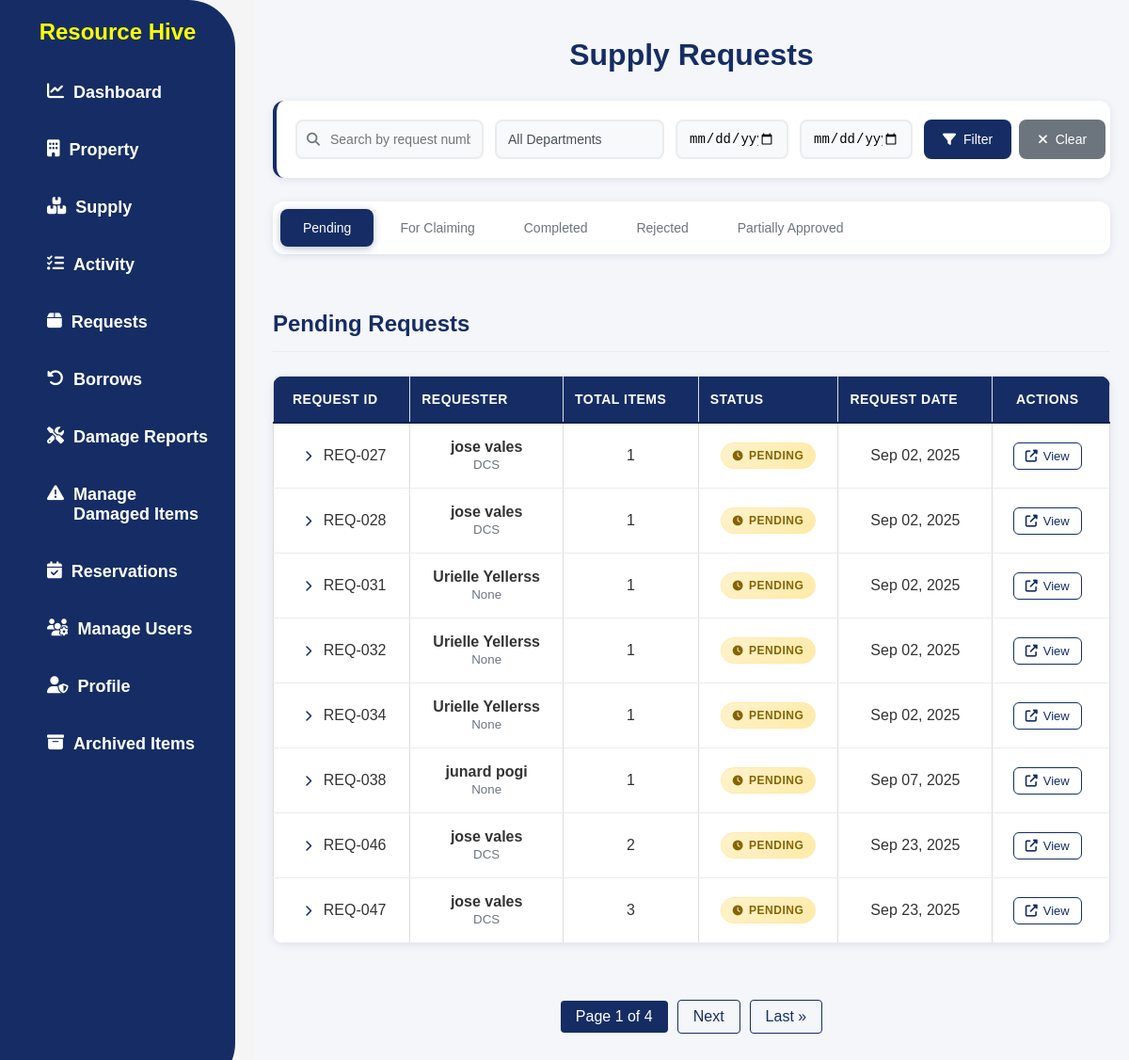
Screenshot of /my-supply-requests/ (signed in) with the database file from the repository.
### app/models.py (models this page shows, shortened)
class SupplyRequestBatch(models.Model):
    STATUS_CHOICES = [
        ('pending', 'Pending'),
        ('approved', 'Approved'),
        ('rejected', 'Rejected'),
        ('partially_approved', 'Partially Approved'),
        ('for_claiming', 'For Claiming'),
        ('completed', 'Completed'),
    ]
    user = models.ForeignKey(User, on_delete=models.CASCADE)
    request_date = models.DateTimeField(auto_now_add=True)
    purpose = models.TextField()
    status = models.CharField(max_length=20, choices=STATUS_CHOICES, default='pending')
    approved_date = models.DateTimeField(null=True, blank=True)
    claimed_date = models.DateTimeField(null=True, blank=True)
    completed_date = models.DateTimeField(null=True, blank=True)
    claimed_by = models.ForeignKey(User, on_delete=models.SET_NULL, null=True, blank=True, related_name='claimed_requests')
    remarks = models.TextField(blank=True, null=True)
    class Meta:
        ordering = ['-request_date']
    @property
    def total_items(self):
        return self.items.count()

class UserProfile(models.Model):
    user = models.OneToOneField(User, on_delete=models.CASCADE)
    ROLE_CHOICES = [
        ('ADMIN', 'ADMIN'),
        ('USER', 'USER'),
    ]
    role = models.CharField(max_length=20, choices=ROLE_CHOICES)
    department = models.ForeignKey(Department, on_delete=models.SET_NULL, null=True, blank=True)
    phone = models.CharField(max_length=20, blank=True, null=True)

class Department(models.Model):
    name = models.CharField(max_length=100, unique=True)
    def __str__(self):
        return self.name

### app/views.py (the view, shortened to what this page needs)
# urls.py: path('my-supply-requests/', UserSupplyRequestListView.as_view(), name='user_supply_requests'),
class UserSupplyRequestListView(PermissionRequiredMixin, ListView):
    model = SupplyRequestBatch
    template_name = 'app/requests.html'
    permission_required = 'app.view_admin_module'
    context_object_name = 'batch_requests'
    paginate_by = 8  # Optimized for table layout - shows 8 requests per page for better UX
    def get_queryset(self):
        return SupplyRequestBatch.objects.select_related('user', 'user__userprofile', 'user__userprofile__department').prefetch_related('items__supply').order_by('request_date')
    def get_context_data(self, **kwargs):
        context = super().get_context_data(**kwargs)
        current_tab = self.request.GET.get('tab', 'pending')
        search_query = self.request.GET.get('search', '').strip()
        department_filter = self.request.GET.get('department', '')
        date_from = self.request.GET.get('date_from', '')
        date_to = self.request.GET.get('date_to', '')
        base_queryset = SupplyRequestBatch.objects.select_related('user', 'user__userprofile', 'user__userprofile__department').prefetch_related('items__supply').order_by('request_date')
        if department_filter:
            base_queryset = base_queryset.filter(user__userprofile__department__id=department_filter)
        from django.core.paginator import Paginator
        pending_requests = base_queryset.filter(status='pending')
        approved_requests = base_queryset.filter(status='approved')
        rejected_requests = base_queryset.filter(status='rejected')
        partially_approved_requests = base_queryset.filter(status='partially_approved')
        for_claiming_requests = base_queryset.filter(status='for_claiming')
        completed_requests = base_queryset.filter(status='completed').order_by('-completed_date')
        pending_paginator = Paginator(pending_requests, self.paginate_by)
        approved_paginator = Paginator(approved_requests, self.paginate_by)
        rejected_paginator = Paginator(rejected_requests, self.paginate_by)
        partially_approved_paginator = Paginator(partially_approved_requests, self.paginate_by)
        for_claiming_paginator = Paginator(for_claiming_requests, self.paginate_by)
        completed_paginator = Paginator(completed_requests, self.paginate_by)
        pending_page = self.request.GET.get('pending_page', 1)
        approved_page = self.request.GET.get('approved_page', 1)
        rejected_page = self.request.GET.get('rejected_page', 1)
        partially_approved_page = self.request.GET.get('partially_approved_page', 1)
        for_claiming_page = self.request.GET.get('for_claiming_page', 1)
        completed_page = self.request.GET.get('completed_page', 1)
        context['pending_batch_requests'] = pending_paginator.get_page(pending_page)
        context['approved_batch_requests'] = approved_paginator.get_page(approved_page)
        context['rejected_batch_requests'] = rejected_paginator.get_page(rejected_page)
        context['partially_approved_batch_requests'] = partially_approved_paginator.get_page(partially_approved_page)
        context['for_claiming_batch_requests'] = for_claiming_paginator.get_page(for_claiming_page)
        context['completed_batch_requests'] = completed_paginator.get_page(completed_page)
        context['current_tab'] = current_tab
        context['search_query'] = search_query
        context['department_filter'] = department_filter
        context['date_from'] = date_from
        context['date_to'] = date_to
        url_params = []
        if search_query:
            url_params.append(f'search={search_query}')
        if department_filter:
            url_params.append(f'department={department_filter}')
        if date_from:
            url_params.append(f'date_from={date_from}')
        if date_to:
            url_params.append(f'date_to={date_to}')
        base_url_params = '&'.join(url_params)
        context['url_params'] = '&' + base_url_params if base_url_params else ''
        from .models import Department
        context['departments'] = Department.objects.all().order_by('name')
        return context

### app/templates/app/requests.html (shortened to what this page needs)
{% load static %}
<!DOCTYPE html>
<html lang="en">
<head>
  <link rel="stylesheet" href="{% static 'css/style.css' %}" />
  <link rel="stylesheet" href="https://cdnjs.cloudflare.com/ajax/libs/font-awesome/6.4.2/css/all.min.css" />
</head>
<body>
  {% include 'app/navbar.html' %}
  <div class="requests-container">
    <h1 class="requests-title">Supply Requests</h1>
    <main class="requests-content">
      <div class="search-filter-container">
        <form method="GET" class="search-filter-form" id="filterForm">
          <div class="search-row">
            <div class="search-input-group">
              <i class="fas fa-search search-icon"></i>
              <input type="text"
                     name="search"
                     placeholder="Search by request number..."
                     value="{{ search_query }}"
                     class="search-input"
                     autocomplete="off">
            </div>
            <div class="filter-group">
              <div class="searchable-select-container">
                <input type="text" id="department-search" class="filter-search-input"
                       placeholder="Search departments..." autocomplete="off">
              </div>
            </div>
            <div class="filter-group">
              <input type="date"
                     name="date_from"
                     value="{{ date_from }}"
                     class="date-input"
                     placeholder="From Date">
            </div>
            <div class="filter-group">
              <input type="date"
                     name="date_to"
                     value="{{ date_to }}"
                     class="date-input"
                     placeholder="To Date">
            </div>
            <div class="filter-buttons">
              <button type="submit" class="btn-filter">
                <i class="fas fa-filter"></i> Filter
              </button>
              <a href="{% url 'user_supply_requests' %}" class="btn-clear">
                <i class="fas fa-times"></i> Clear
              </a>
            </div>
          </div>
        </form>
      </div>
      <div class="filter-tabs">
        <button class="tab-button active" data-tab="pending">Pending</button>
        <button class="tab-button" data-tab="for_claiming">For Claiming</button>
        <button class="tab-button" data-tab="completed">Completed</button>
        <button class="tab-button" data-tab="rejected">Rejected</button>
        <button class="tab-button" data-tab="partial">Partially Approved</button>
      </div>
      <div id="pending" class="tab-content active">
        <div style="display: flex; justify-content: space-between; align-items: center; margin-bottom: 25px; padding: 15px 0; border-bottom: 1px solid #e9ecef;">
          <h3 style="margin-bottom: 0; border-bottom: none; padding-bottom: 0;">Pending Requests</h3>
        </div>
        {% if pending_batch_requests %}
        <div class="requests-table">
          <table>
            <thead>
              <tr>
                <th>Request ID</th>
                <th>Requester</th>
                <th>Total Items</th>
                <th>Status</th>
                <th>Request Date</th>
                <th>Actions</th>
              </tr>
            </thead>
            <tbody>
              {% for batch_request in pending_batch_requests %}
              <tr class="expandable-row" data-request-id="{{ batch_request.id }}">
                <td>
                  <i class="fas fa-chevron-right expand-icon" id="icon-{{ batch_request.id }}"></i>
                  REQ-{{ batch_request.id|stringformat:"03d" }}
                </td>
                <td>
                  <strong>
                    {% if batch_request.user.first_name or batch_request.user.last_name %}
                      {{ batch_request.user.first_name }} {{ batch_request.user.last_name }}
                    {% else %}
                      {{ batch_request.user.username }}
                    {% endif %}
                  </strong>
                  <br>
                  <small class="text-muted">{{ batch_request.user.userprofile.department }}</small>
                </td>
                <td>{{ batch_request.total_items }}</td>
                <td>
                  <span class="status-badge status-{{ batch_request.status|lower }}">
                    <i class="fas fa-clock"></i> {{ batch_request.get_status_display }}
                  </span>
                </td>
                <td>{{ batch_request.request_date|date:"M d, Y" }}</td>
                <td>
                  <a href="{% url 'batch_request_detail' batch_request.id %}" class="detail-link">
                    <i class="fas fa-external-link-alt"></i> View
                  </a>
                </td>
              </tr>
              {% endfor %}
            </tbody>
          </table>
        </div>
        {% else %}
        <div class="empty-state">
          <i class="fas fa-inbox"></i>
          <p>No pending requests found.</p>
        </div>
        {% endif %}
        {% if pending_batch_requests.has_other_pages %}
        <div class="pagination-container">
          <div class="pagination">
            <span class="current">
              Page {{ pending_batch_requests.number }} of {{ pending_batch_requests.paginator.num_pages }}
            </span>
            {% if pending_batch_requests.has_next %}
              <a href="?tab=pending&pending_page={{ pending_batch_requests.next_page_number }}{{ url_params }}">Next</a>
              <a href="?tab=pending&pending_page={{ pending_batch_requests.paginator.num_pages }}{{ url_params }}">Last &raquo;</a>
            {% endif %}
          </div>
        </div>
        {% endif %}
      </div>
    </main>
  </div>
</body>
</html>

### static/css/style.css (style rules this page uses)
body { font-family: Arial, sans-serif; margin: 0; padding: 0; background-color: whitesmoke; }
h1 { text-align: center; margin-top: 20px; color: #fbff00; }
table { width: 100%; border-collapse: collapse; background: white; box-shadow: 2px 2px 10px rgba(0, 0, 0, 0.1); }
th, td { padding: 8px 12px; text-align: center; border: 1px solid #ddd; }
th { background-color: #152d64; color: white; font-weight: bold; }
td { color: #333; }
span { font-weight: bolder; }
h3 { color: #152d64; font-size: 1.5rem; margin-bottom: 15px; margin-top: 15px; }
.status-badge { padding: 4px 8px; border-radius: 15px; font-size: 0.85em; font-weight: 500; text-transform: capitalize; display: inline-flex; align-items: center; gap: 4px; min-width: fit-content; text-align: center; white-space: nowrap; }
.status-badge i { font-size: 0.9em; }
.status-pending { background-color: #fff3cd; color: #856404; border: 1px solid #ffeeba; }
.pagination { display: flex; justify-content: center; align-items: center; gap: 10px; padding: 20px; margin-top: 20px; }
.pagination a { color: #152d64; text-decoration: none; padding: 8px 16px; border: 1px solid #152d64; border-radius: 4px; transition: all 0.3s ease; font-weight: 500; }
.pagination .current { background-color: #152d64; color: white; padding: 8px 16px; border-radius: 4px; font-weight: 500; }

### rows the page displays
SupplyRequestBatch: id "027", user.first_name "jose", user.last_name "vales", user.userprofile.department "DCS", total_items "1", status "PENDING", request_date "Sep 02, 2025"
SupplyRequestBatch: id "028", user.first_name "jose", user.last_name "vales", user.userprofile.department "DCS", total_items "1", status "PENDING", request_date "Sep 02, 2025"
SupplyRequestBatch: id "031", user.first_name "Urielle", user.last_name "Yellerss", user.userprofile.department "None", total_items "1", status "PENDING", request_date "Sep 02, 2025"
SupplyRequestBatch: id "032", user.first_name "Urielle", user.last_name "Yellerss", user.userprofile.department "None", total_items "1", status "PENDING", request_date "Sep 02, 2025"
SupplyRequestBatch: id "034", user.first_name "Urielle", user.last_name "Yellerss", user.userprofile.department "None", total_items "1", status "PENDING", request_date "Sep 02, 2025"
SupplyRequestBatch: id "038", user.first_name "junard", user.last_name "pogi", user.userprofile.department "None", total_items "1", status "PENDING", request_date "Sep 07, 2025"
SupplyRequestBatch: id "046", user.first_name "jose", user.last_name "vales", user.userprofile.department "DCS", total_items "2", status "PENDING", request_date "Sep 23, 2025"
SupplyRequestBatch: id "047", user.first_name "jose", user.last_name "vales", user.userprofile.department "DCS", total_items "3", status "PENDING", request_date "Sep 23, 2025"

### other values shown
{{ pending_batch_requests.number }} "1"
{{ pending_batch_requests.paginator.num_pages }} "4"
